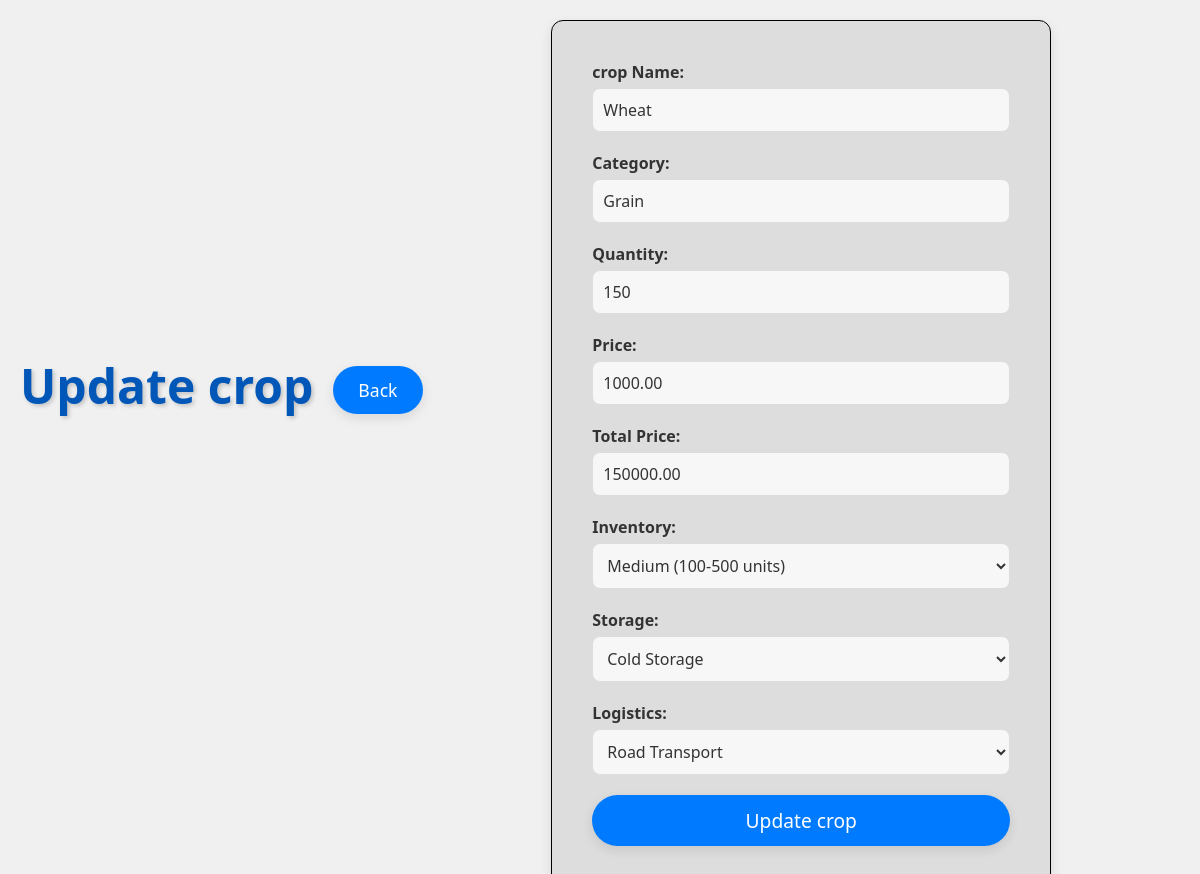
Page /agriculture_db/update_crop.php?id=0 on the earlier database version.
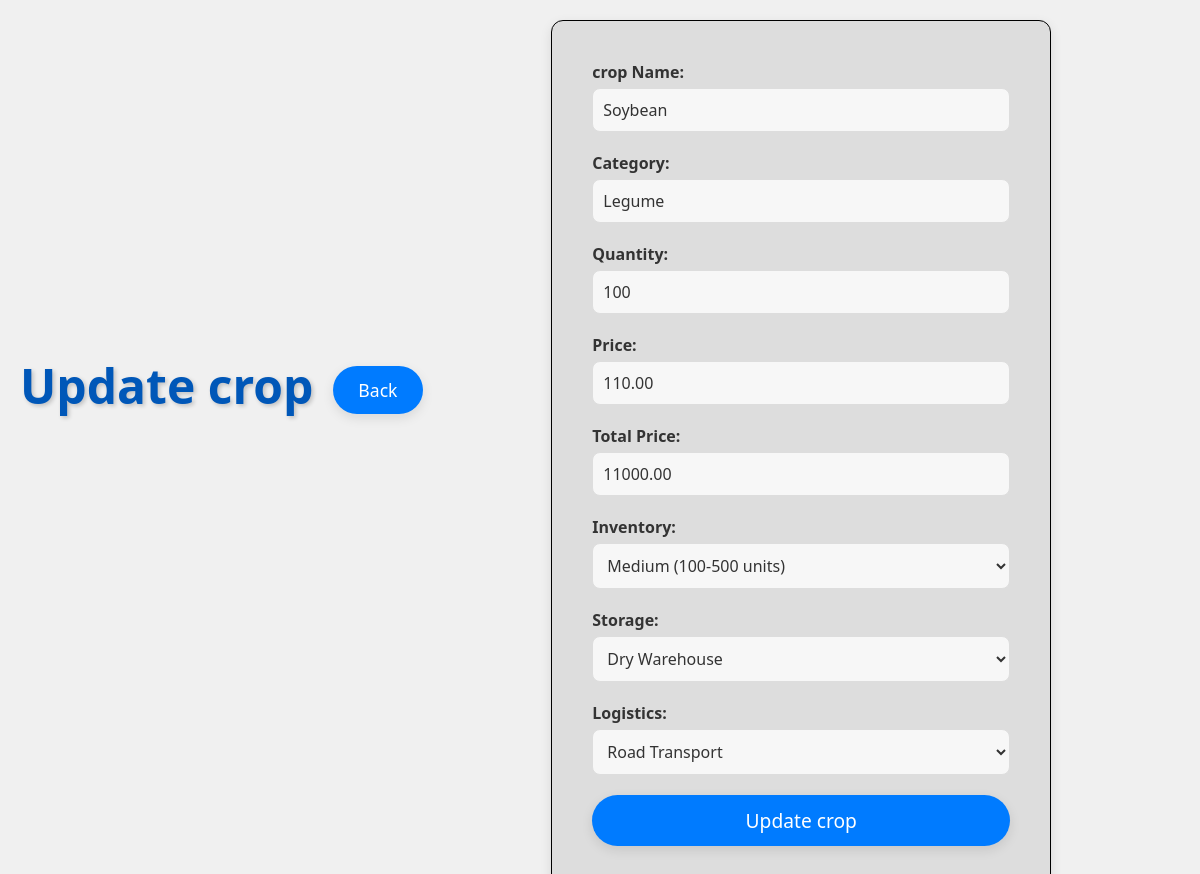
Same page on the later database version.
### tables this page shows
CREATE TABLE `cropstable` (
  `id` int(11) NOT NULL,
  `warehouse_manager_employee_id` int(11) DEFAULT NULL,
  `season` varchar(50) DEFAULT NULL,
  `region` varchar(100) DEFAULT NULL,
  `quantity` int(11) DEFAULT NULL,
  `price` decimal(10,2) DEFAULT NULL,
  `totalPrice` decimal(10,2) DEFAULT NULL,
  `inventory` varchar(20) DEFAULT NULL,
  `storage` varchar(100) DEFAULT NULL,
  `logistics` varchar(100) DEFAULT NULL,
  `crop_id` int(11) DEFAULT NULL
);

CREATE TABLE `crops` (
  `crop_id` int(11) NOT NULL,
  `crop_name` varchar(100) DEFAULT NULL,
  `category` varchar(50) DEFAULT NULL
);

### agriculture_db/update_crop.php (the view, shortened to what this page needs)
<?php
include('../config/connect.php');
if (isset($_GET['id'])) {
  $cropstable_id = $_GET['id'];
  $query = "SELECT s.*, ss.* FROM cropstable ss
              INNER JOIN crops s ON ss.crop_id = s.crop_id
              WHERE ss.id = '$cropstable_id'";
  $result = $conn->query($query);
  if ($result->num_rows > 0) {
    $data = $result->fetch_assoc();
  } else {
    echo "crop not found!";
    exit();
  }
}
?>
<!DOCTYPE html>
<html lang="en">
<head>
  <link rel="stylesheet" href="updateStyle.css">
</head>
<body>
  <h1>Update crop</h1><br>
  <a href="./index.php"><button style="margin-bottom: 20px; margin-left:20px">Back</button></a>
  <form method="POST" action="">
    <label for="cropName">crop Name:</label>
    <input type="text" id="cropName" name="cropName" value="<?php echo isset($data['crop_name']) ? htmlspecialchars($data['crop_name']) : ''; ?>" readonly><br>
    <label for="cropCategory">Category:</label>
    <input type="text" id="cropCategory" name="cropCategory" value="<?php echo isset($data['category']) ? htmlspecialchars($data['category']) : ''; ?>" readonly><br>
    <label for="cropQuantity">Quantity:</label>
    <input type="number" id="cropQuantity" name="cropQuantity" value="<?php echo isset($data['quantity']) ? htmlspecialchars($data['quantity']) : ''; ?>" required><br>
    <label for="cropPrice">Price:</label>
    <input type="number" id="cropPrice" name="cropPrice" value="<?php echo isset($data['price']) ? htmlspecialchars($data['price']) : ''; ?>" required><br>
    <label for="cropTotalPrice">Total Price:</label>
    <input type="number" id="cropTotalPrice" name="cropTotalPrice" value="<?php echo isset($data['totalPrice']) ? htmlspecialchars($data['totalPrice']) : ''; ?>" readonly><br>
    <label for="cropInventory">Inventory:</label>
    <select id="cropInventory" name="cropInventory" required>
      <option value="medium" <?php echo (isset($data['inventory']) && $data['inventory'] == 'medium') ? 'selected' : ''; ?>>Medium (100-500 units)</option>
    </select><br>
    <label for="cropstorage">Storage:</label>
    <select id="cropstorage" name="cropstorage" required>
      <option value="cold_storage" <?php echo (isset($data['storage']) && $data['storage'] == 'cold_storage') ? 'selected' : ''; ?>>Cold Storage</option>
      <option value="dry_warehouse" <?php echo (isset($data['storage']) && $data['storage'] == 'dry_warehouse') ? 'selected' : ''; ?>>Dry Warehouse</option>
    </select><br>
    <label for="cropLogistics">Logistics:</label>
    <select id="cropLogistics" name="cropLogistics" required>
      <option value="road" <?php echo (isset($data['logistics']) && $data['logistics'] == 'road') ? 'selected' : ''; ?>>Road Transport</option>
    </select><br>
    <button type="submit" name="update_crop">Update crop</button>
  </form>
</body>
</html>

### agriculture_db/updateStyle.css (style rules this page uses)
* { margin: 0; padding: 0; box-sizing: border-box; font-family: 'Segoe UI', Tahoma, Geneva, Verdana, sans-serif; }
body { background-color: #f0f0f0; color: #333; display: flex; justify-content: center; align-items: center; height: 100vh; padding: 20px; font-size: 16px; }
h1 { font-size: 3rem; color: #0057b8; margin-bottom: 30px; text-shadow: 2px 2px 4px rgba(0, 0, 0, 0.2); }
form { background-color: #ddd; padding: 40px; width: 100%; max-width: 500px; margin: auto; border: 1px solid black; border-radius: 12px; box-shadow: 0 4px 12px rgba(0, 0, 0, 0.1); transition: all 0.3s ease-in-out; }
label { font-size: 1.1rem; font-weight: bold; color: #333; margin-bottom: 8px; display: block; text-align: left; }
input, select { width: 100%; padding: 10px; margin-bottom: 15px; border: 2px solid #ccc; border-radius: 8px; background-color: #fff; font-size: 1rem; color: #333; transition: all 0.3s ease; }
input[type="number"], input[type="text"], select { padding: 12px 15px; background-color: #f7f7f7; font-size: 1rem; border-radius: 8px; border: 1px solid #ddd; margin-bottom: 20px; }
button { background-color: #007bff; color: #fff; padding: 12px 25px; border: none; border-radius: 50px; font-size: 1.1rem; cursor: pointer; transition: all 0.3s ease; box-shadow: 0 4px 12px rgba(0, 0, 0, 0.1); }
select { background-color: #fff; font-size: 1rem; color: #333; padding: 12px 15px; border-radius: 8px; border: 2px solid #ccc; transition: all 0.3s ease; }
form input[type="number"], form input[type="text"], form select { font-size: 1rem; padding: 10px; border-radius: 8px; background-color: #f7f7f7; border: 1px solid #ddd; margin-bottom: 20px; }
form label { font-size: 1rem; font-weight: 600; margin-bottom: 5px; }
form button { width: 100%; font-size: 1.2rem; }

Differences in the rows shown:
changed cropstable "Medium (100-500 units)": cropName "Wheat" → "Soybean"; cropCategory "Grain" → "Legume"; cropQuantity "150" → "100"; cropPrice "1000.00" → "110.00"; cropTotalPrice "150000.00" → "11000.00"; cropstorage "Cold Storage" → "Dry Warehouse"
